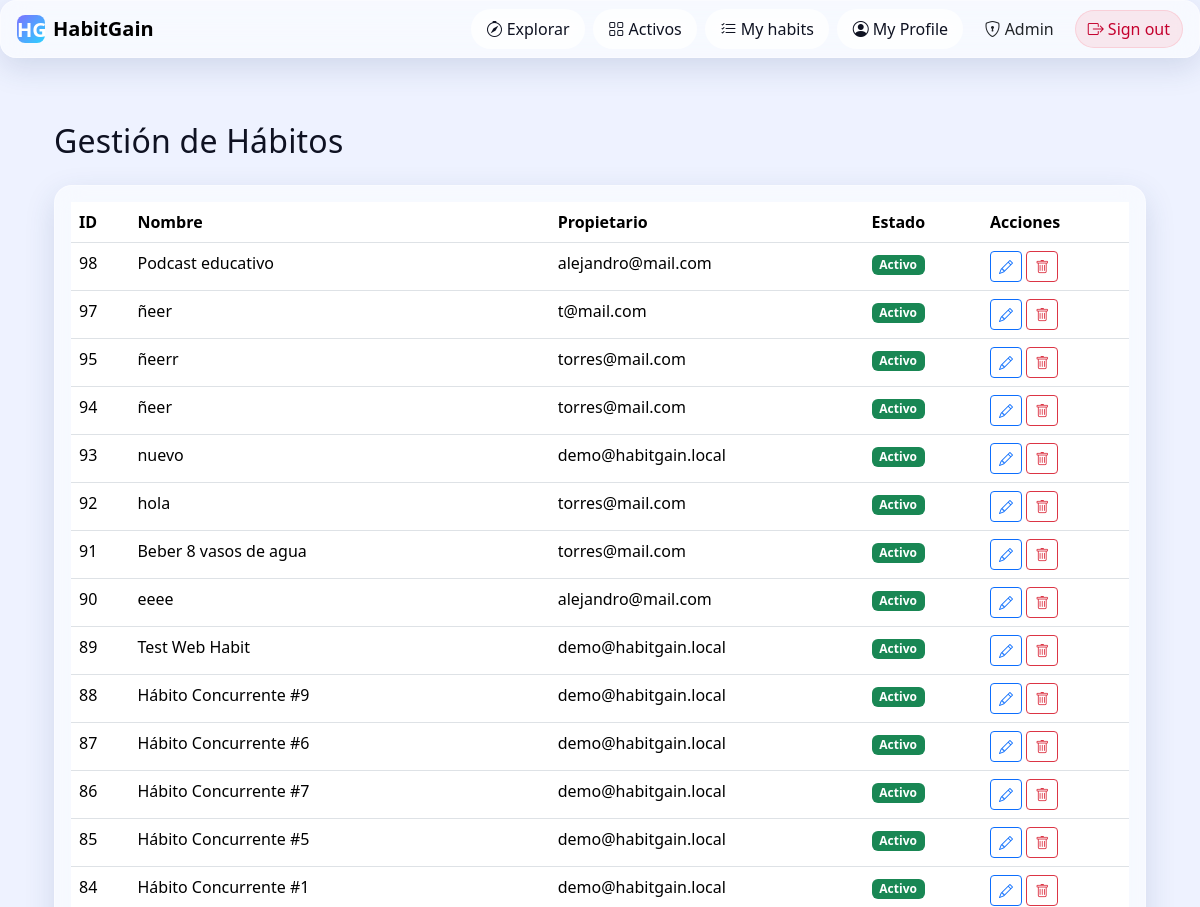
/admin/habits (signed in, upper part), run on an earlier commit of the app's database.
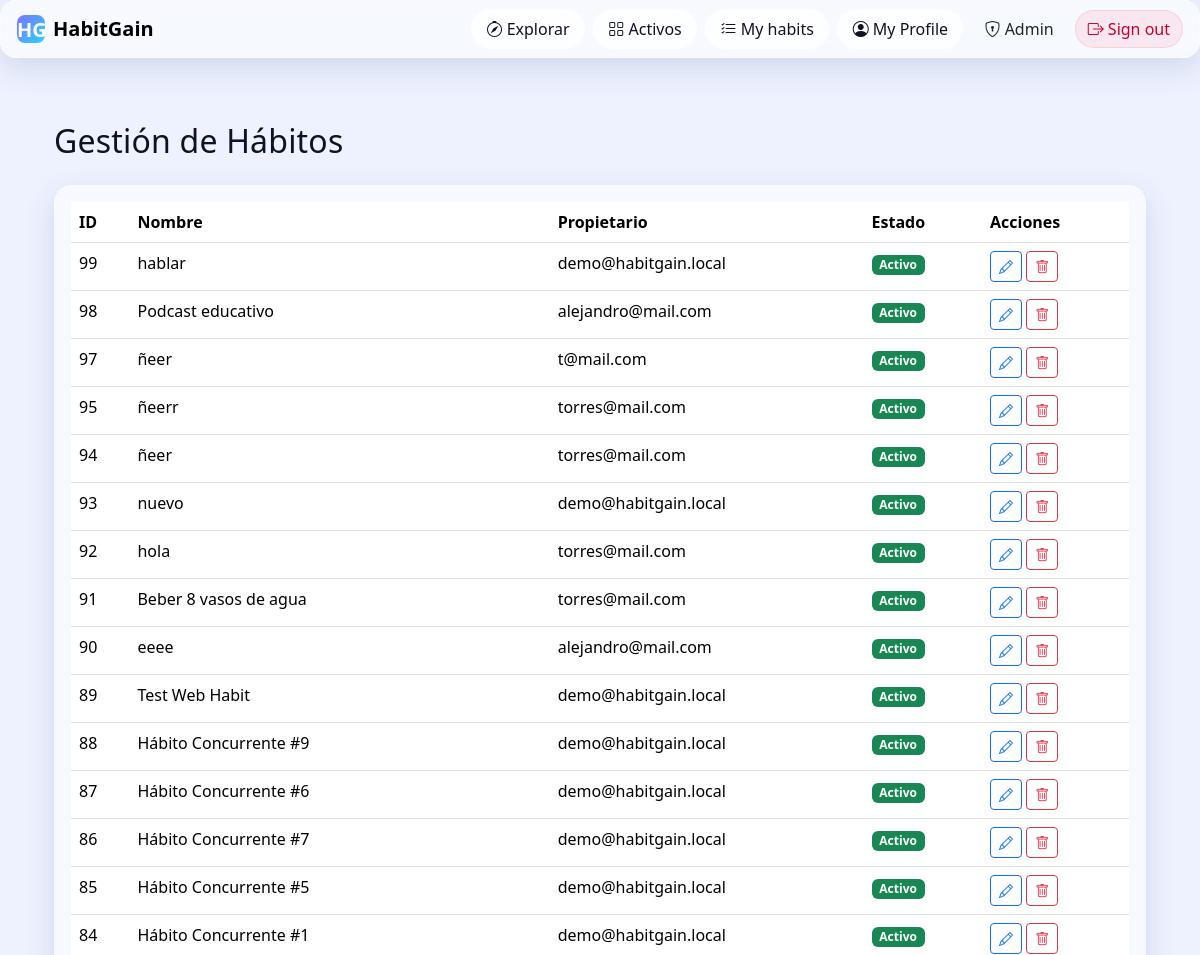
And on a later commit of the database.
### tables this page shows
CREATE TABLE habits (
                id INTEGER PRIMARY KEY AUTOINCREMENT,
                name TEXT NOT NULL,
                frequency TEXT NOT NULL,
                short_desc TEXT NOT NULL,
                long_desc  TEXT NOT NULL,
                why_works  TEXT NOT NULL,
                category_id INTEGER NOT NULL,
                icon TEXT NOT NULL,
                created_at TIMESTAMP DEFAULT CURRENT_TIMESTAMP, owner_email TEXT, active INTEGER NOT NULL DEFAULT 1, habit_base_id INTEGER, frequency_detail TEXT,
                FOREIGN KEY (category_id) REFERENCES categories(id)
            );

### habitgain/admin/__init__.py (the view)
@admin_bp.route("/habits")
@require_admin
def habits_list():
    habits = Habit.list_all_habits()
    csrf_token = _get_csrf_token()
    return render_template("admin/habits.html", habits=habits, csrf_token=csrf_token)

### habitgain/admin/__init__.py (called while the page is built)
def require_admin(f):
    @wraps(f)
    def decorated_function(*args, **kwargs):
        if "user" not in session:
            flash("Debes iniciar sesión primero", "warning")
            return redirect(url_for("auth.login"))
        user_email = session["user"]["email"]
        user = User.get_by_email(user_email)
        if not user or user.get("role") != "admin":
            flash("No tienes permisos para acceder a esta sección", "danger")
            return redirect(url_for("progress.panel"))
        return f(*args, **kwargs)
    return decorated_function

def _get_csrf_token() -> str:
    token = secrets.token_urlsafe(32)
    session["csrf_token_admin"] = token
    session.modified = True
    return token

### habitgain/models.py (called while the page is built)
    def _ensure_wal_mode(self):
        if not Database._wal_enabled:
            try:
                conn = sqlite3.connect(self.db_name, timeout=30.0)
                conn.execute("PRAGMA journal_mode=WAL")
                conn.execute("PRAGMA synchronous=NORMAL")
                conn.close()
                Database._wal_enabled = True
            except Exception:
                pass  # Si falla, continuamos sin WAL

### habitgain/admin/templates/admin/habits.html (shortened to what this page needs)
{% extends "base.html" %}
{% block content %}
<div class="container py-4">
  <h2 class="mb-4">Gestión de Hábitos</h2>
  <div class="card glass">
    <div class="card-body">
      <table class="table table-hover">
        <thead>
          <tr>
            <th>ID</th>
            <th>Nombre</th>
            <th>Propietario</th>
            <th>Estado</th>
            <th>Acciones</th>
          </tr>
        </thead>
        <tbody>
          {% for habit in habits %}
          <tr>
            <td>{{ habit.id }}</td>
            <td>{{ habit.name }}</td>
            <td>{{ habit.owner_email }}</td>
            <td><span class="badge bg-{{ 'success' if habit.active else 'secondary' }}">{{ 'Activo' if habit.active else 'Inactivo' }}</span></td>
            <td>
              <a href="{{ url_for('admin.habits_edit', habit_id=habit.id) }}" class="btn btn-sm btn-outline-primary"><i class="bi bi-pencil"></i></a>
              <a href="{{ url_for('admin.habits_delete', habit_id=habit.id) }}" class="btn btn-sm btn-outline-danger"><i class="bi bi-trash"></i></a>
            </td>
          </tr>
          {% endfor %}
        </tbody>
      </table>
    </div>
  </div>
</div>
{% endblock %}

What changed in the data, as far as the page shows it:
added habits: id "99", name "hablar", owner_email "demo@habitgain.local", active "Activo"
